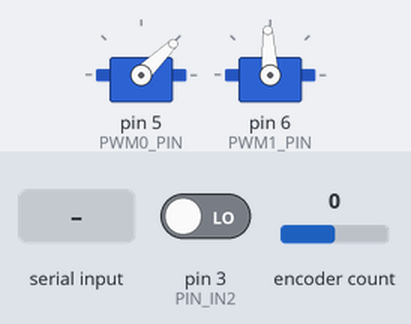
A sketch run on a simulated Arduino Uno, built with avr-gcc and run on an emulated ATmega328P. Parts: 2 × servo. The inputs (shaded band) are chosen by the test bench; at power-on: encoder count 0, pin 3 (PIN_IN2) LOW.

Above: at 1.2 s.
1.3 s: encoder count set to 1
At 1.8 s:
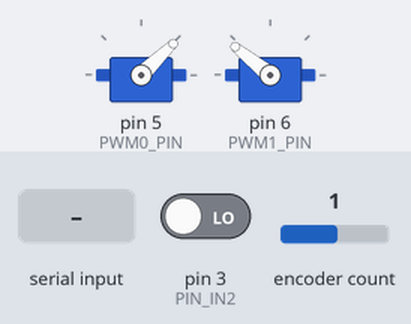
2.8 s: "v" received over Serial
At 4.9 s:
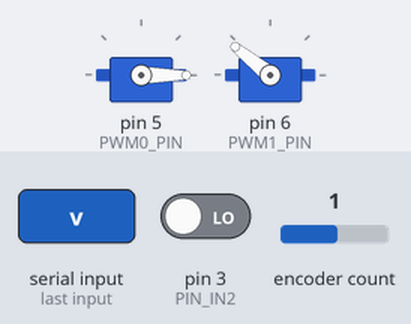
5.2 s: encoder count set to 0
At 6.0 s:
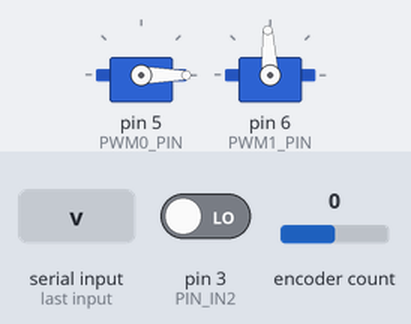
6.7 s: encoder count set to -1
At 7.1 s:
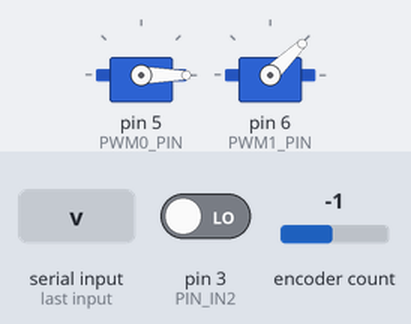
Timing chart, 0 to 9.2 s (numbered marks = the images above; inputs shaded):
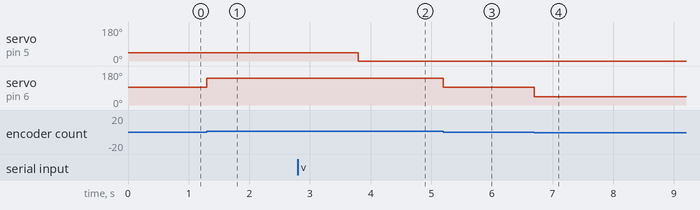

The sketch:

Telescope_Firmware.ino
```cpp
// Title: Telescope Firmware
// Description: Firmware for Pan/Tilt Telescope System
// Usage: Upload to Arduino and send UART data
// Note: Arduino expects a character 'h' or 'v' depending on which motor to control followed by an int
// that indicates the desired degree rotation for the corresponding motor

#include <Arduino.h>
#include <RotaryEncoder.h>
#include <Servo.h>

// Pin Definitions
#define PIN_IN1 2
#define PIN_IN2 3
#define PWM0_PIN 5  // Linear Actuator PWM
#define PWM1_PIN 6  // DC Motor PWM

// Mathematic Definitions
#define ENC_360 20 // Encoder rotations for 360 degrees
#define GEAR_RATIO 6 // Gear ratio from telescope arm gear to encoder gear
#define H_MAX_ANGLE 36000 //360.00 degrees max horizontal angle
#define V_MAX_ANGLE 9000 // 90.00 degrees max vertical angle

#define MIN_PULSE 1000 // Min pulse width in microseconds for Motor PWM
#define MAX_PULSE 2000 // Max pulse width in microseconds for Motor PWM

// Pointer to encoder instance
RotaryEncoder *encoder = nullptr;

// Servo object
Servo pwm0;
Servo pwm1;

// Encoder Position Variable
static int enc_pos = 0; // current encoder position
int target_pos = 0; // target encoder position
bool moving = false; // indicates if the telescope arm is currently rotating

// New Position Variable
int newPos;

// UART Received Byte Array
byte incomingBytes[3];

// Encoder pins interrupt function
void checkPosition() {
  encoder->tick();  // checks the state of encoder.
}

// Update linear actuator function
void updateLin(unsigned int degree) {
  // TODO: Change to include trig calculations
  pwm0.writeMicroseconds((int)degree);
}

// Update DC Motor target position
void updateDC(unsigned int degree) {
  // Calculates target encoder position from desired degrees
  target_pos = (int)degree;
}

void setup() {
  Serial.begin(115200);
  while (!Serial)
    ;
  // Serial.println("Program Start\n");
  // End of Debug Serial

  pwm0.attach(PWM0_PIN);
  pwm1.attach(PWM1_PIN);

  encoder = new RotaryEncoder(PIN_IN1, PIN_IN2, RotaryEncoder::LatchMode::TWO03);

  // register interrupt routine
  attachInterrupt(digitalPinToInterrupt(PIN_IN1), checkPosition, CHANGE);
  attachInterrupt(digitalPinToInterrupt(PIN_IN2), checkPosition, CHANGE);

  // Set PWM to default values
  pwm0.writeMicroseconds(1000);  // Linear Actuator PWM set to 0 extension
  pwm1.writeMicroseconds(1500);  // DC Motor PWM set to neutral
}

void loop() {
  newPos = encoder->getPosition();
  if (enc_pos != newPos) {
    // Serial.print("pos:");
    // Serial.print(newPos);
    // Serial.print(" dir:");
    // Serial.println((int)(encoder->getDirection()));
    enc_pos = newPos;
  }

  // Check if the telescope arm has reached the correct position
  if(moving && (enc_pos == target_pos)) {
    pwm1.writeMicroseconds(1500); // Stop DC motor
    moving = false;
  }

  if(!moving && (enc_pos != target_pos)) {
    // Check if arm passed desired position
    if(enc_pos - target_pos < 0) {
      pwm1.writeMicroseconds(1000); // Move motor backwards
    }
    else {
      pwm1.writeMicroseconds(2000); // Move motor forwards
    }
    moving = true;
  }

  if (Serial.available() > 0) {
    Serial.readBytes(incomingBytes, 3);
    char angle_dir = incomingBytes[0];
    unsigned int uart_num = (incomingBytes[1] << 8) | (incomingBytes[2]);
    // pwm0.writeMicroseconds(uart_num);
    if(angle_dir == 'v'){
      updateLin(uart_num);
    }
    if(angle_dir == 'h'){
      updateDC(uart_num);
    }
  }
}
```

Measured:
- after the input at 1.3 s, servo on pin 6 (PWM1_PIN): 93° → 141° at once
- after the input at 2.8 s, servo on pin 5 (PWM0_PIN): 44° → 0° after 1.0 s
- after the input at 5.2 s, servo on pin 6 (PWM1_PIN): 141° → 93° at once
- after the input at 6.7 s, servo on pin 6 (PWM1_PIN): 93° → 44° at once
